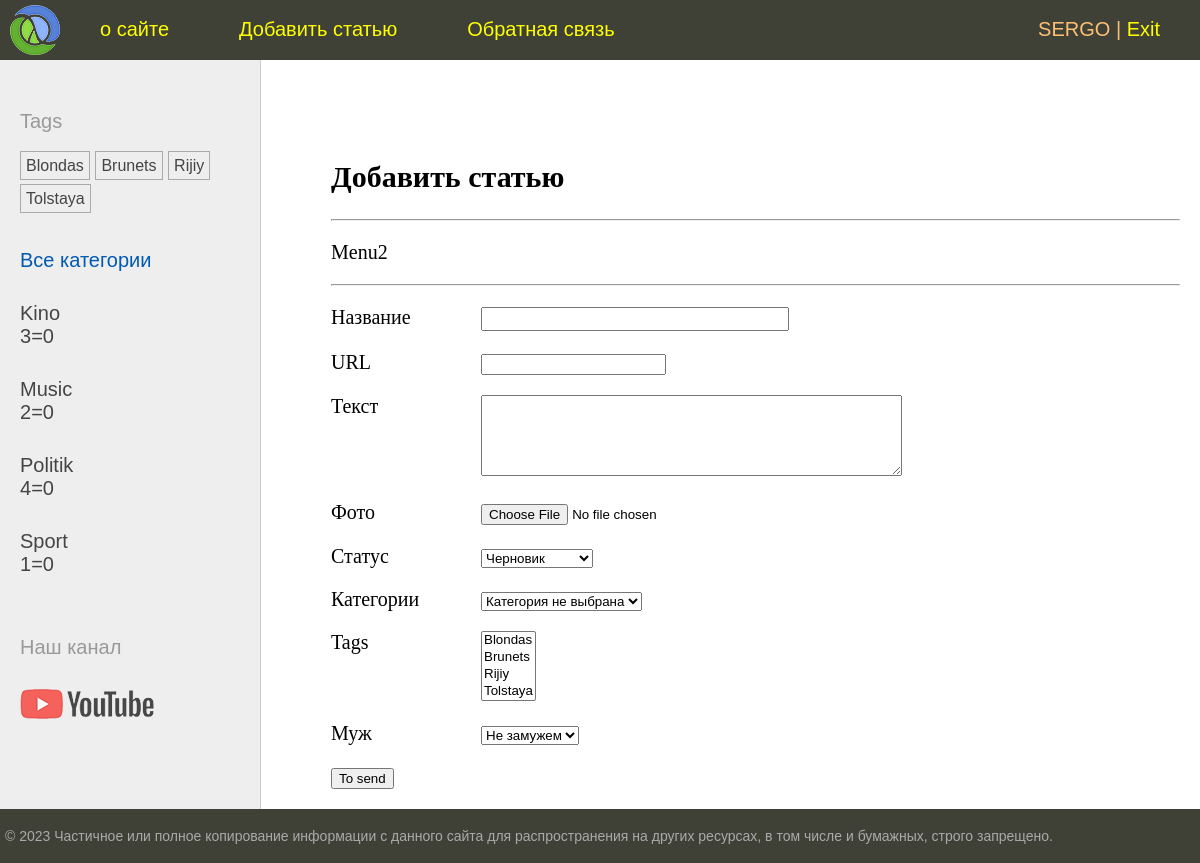
The page /addpage/ (signed in) on the database its author committed.
### users/models.py (models this page shows)
class User(AbstractUser):
    photo=models.ImageField(upload_to="users/%Y/%m/%d",
                blank=True,null=True,verbose_name="Фото")
    date_birth=models.DateTimeField(blank=True,
                null=True,verbose_name="Дата рождения")

### women/models.py (models this page shows)
class TagPost(models.Model):
    tag=models.CharField(max_length=100, db_index=True)
    slug=models.SlugField(max_length=100, db_index=True, unique=True)
    def __str__(self):
        return self.tag
    def get_absolute_url(self):
        return reverse('women:tag', kwargs={'tag_slug':self.slug})

class Category(models.Model):
    name=models.CharField(max_length=100, db_index=True, verbose_name='Название')
    slug=models.SlugField(max_length=100, unique=True, db_index=True)
    class Meta:
        verbose_name='Категорию'
        verbose_name_plural='Категории'
    def __str__(self):
        return self.name
    def get_absolute_url(self):
        return reverse('women:show_category', kwargs={'cat_slug':self.slug})

### women/views.py (the view, shortened to what this page needs)
# urls.py: path('addpage/',views.AddPage.as_view(),name='addpage'),
class AddPage(PermissionRequiredMixin,LoginRequiredMixin, DataMixin, CreateView):
    form_class=AddPostForm
    model=Women
    template_name="women/addpage.html"
    title_page='Добавить статью'
    login_url="/admin/" #переход для неавторизованного пользователя если без него, то LOGIN_URL
    permission_required="women.add_women" #PermissionRequiredMixin dолжны указать разрешение (или итерируемый набор разрешений)

### women/forms.py (shortened to what this page needs)
class AddPostForm(forms.ModelForm):
    cat=forms.ModelChoiceField(queryset=Category.objects.all(),empty_label='Категория не выбрана',label='Категории')
    husband=forms.ModelChoiceField(queryset=Husband.objects.all(),empty_label='Не замужем',label='Муж',required=False)
    class Meta:
        model=Women
        fields=['title','slug','content','photo','is_published','cat','tags','husband']
        widgets={
            'title':forms.TextInput(attrs={'class':'form-input'}),
            'content':forms.Textarea(attrs={'cols':50,'rows':5})
        }
        labels={'slug':'URL'}

### users/context_processors.py (called while the page is built)
def get_women_context(request):
    return {'mainmenu':menu2}

### women/models.py (called while the page is built)
    def __str__(self):
        return self.name

### women/templatetags/women_tags.py (called while the page is built)
@register.inclusion_tag("women/list_categories.html")
def show_categories(cat_selected=0):
    cats=Category.objects.annotate(total=Count('posts')).filter(total__gt=0)
    return {"cats":cats, "cat_selected":cat_selected}

@register.inclusion_tag("women/list_tags.html")
def show_all_tags():
    return {"tags":TagPost.objects.annotate(total=Count("tags")).filter(total__gt=0)}

### women/templates/women/addpage.html (shortened to what this page needs)
{% extends "base.html" %}
{% block content %}
    <h2>{{title}}</h2>
    <hr>
    <p>Menu2</p>
    <hr>
    <form action=""method='post'enctype="multipart/form-data">
        {% for f in form %}
        <p><label for="{{f.id_for_label}}"class='form-label'>{{f.label}}</label>{{f}}</p>
        {% endfor %}
        <button type='submit'>To send</button>
    </form>
{% endblock %}

### templates/base.html (shortened to what this page needs)
{% load static %}
{% load women_tags %}
<!DOCTYPE html>
<html lang="en">
<head>
    <link type="text/css"rel="stylesheet" href="{% static 'women/css/styles.css' %}">
</head>
<body>
    <table class="table-page" border=0 cellpadding="0" cellspacing="0">
    <tr><td valign=top>
    {% block mainmenu %}
        <div class="header">
            <ul id="mainmenu" class="mainmenu">
                <li class="logo"><a href="{% url 'women:index' %}"><div class="logo"></div></a></li>
                {% for m in mainmenu %}
                        <li><a href="{% url m.url_name %}"style="color:yellow">{{m.title}}</a></li>
                {% endfor %}
                {% if user.is_authenticated %}
                    <li class='last'><a href="{% url 'users:profile' %}">{{user.username}}</a> | <a href="{% url 'users:logout_user' %}"style="color:yellow">Exit</a></li>
                {% else %}
                    <li class='last'><a href="{% url 'users:login_user' %}"style="color:yellow">Войти</a> | <a href="{% url 'users:register' %}">Registration</a></li>
                {% endif %}
            </ul>
        </div>
    {% endblock mainmenu %}
    <table class="table-content" border=0 cellpadding="0" cellspacing="0">
    <tr>
        <td valign="top" class="left-chapters">
        <ul id="leftchapters">
            <li>{% show_all_tags %}</li>
            {% if cat_selected == 0 %}
            <li class="selected">Все категории</li>
            {% else %}
            <li><a href="{% url 'women:index' %}">Все категории</a></li>
            {% endif %}
            {% show_categories cat_selected %}
            <li class="share">
            <p>Наш канал</p>
            <a class="share-yt" href="https://www.youtube.com/channel/UClJzWfGWuGJL2t-3dYKcHTA/playlists" target="_blank" rel="nofollow"></a>
            </li>
        </ul>
    </td>
    <td valign="top" class="content">
        <div class="content-text">
    {% block content %}
    {% endblock %}
        </div>
    </td></tr></table>
    </td></tr>
    <tr><td valign=top>
        <div id="footer">
            <p>&copy; 2023 Частичное или полное копирование информации с данного сайта для распространения на других ресурсах, в том числе и бумажных, строго запрещено.</p>
        </div>
    </td></tr></table>
    </body>
    </html>

### women/templates/women/list_tags.html
{% if tags %}
    <p>Tags</p>
    <ul class='tags-list'>
        {% for t in tags %}
            <li><a href="{{t.get_absolute_url}}">{{t.tag}}</a></li>
        {% endfor %}
    </ul>
{% endif %}

### women/templates/women/list_categories.html (shortened to what this page needs)
{% for cat in cats %}
    {% if cat.id == cat_selected %}
        {{cat.id}}={{cat_selected}}
        <li class="selected">LIST: {{cat.name}}</li>
    {% else %}
        <li><a href="{{cat.get_absolute_url}}">{{cat.name}}</a></li>
        {{cat.id}}={{cat_selected}}
    {% endif %}
{% endfor %}

### women/static/women/css/styles.css (style rules this page uses)
html, body { font-family: 'Arial'; margin: 0; padding: 0; height: 100%; width: 100%; color: #444; }
a { color: #0059b2; text-decoration: none; }
.table-page { width: 100%; height: 100%; vertical-align: top; }
.table-page tr { height: 100%; }
.header { background: #3F4137; height: 60px; }
.logo { background: url('../images/logo.png') no-repeat 10px 5px; width: 70px; height: 60px; }
ul.mainmenu { list-style: none; margin: 0; padding: 0; height: 60px; color: #fdc073; font-size: 20px; overflow: hidden; }
ul.mainmenu li { float: left; margin: 18px 40px 0 30px; }
ul.mainmenu li.logo { margin: 0; }
ul.mainmenu li.last { float: right; }
ul.mainmenu li a { color: #fdc073; text-decoration: none; }
.table-content { width: 100%; min-height: 100%; height: 100%; }
.left-chapters { margin: 0; background: #eee; border-right: 1px solid #ccc; }
.left-chapters ul { width: 230px; margin: 0; padding: 20px 10px 10px 20px; list-style: none; font-size: 20px; }
.left-chapters ul li { margin: 30px 0 0 0; color: #999; }
.left-chapters ul li.selected { color: #0059b2; }
.left-chapters ul li a { color: #444; text-decoration: none; }
.left-chapters ul li.share { margin: 60px 0 0 0; }
.left-chapters ul li.share p { margin: 30px 0 30px 0; }
.left-chapters ul li.share a { display: inline-block; width: 40px; height: 40px; margin: 0 20px 0 0; }
.left-chapters ul li.share a.share-yt { width: 100%; height: 30px; background: url('../images/share_yt.png') no-repeat 0 0 }
ul.tags-list { width: 100%; margin: 0; padding: 0; list-style: none; }
ul.tags-list li { margin: 0; padding: 0 0 10px; display: inline-block; }
ul.tags-list li a { padding: 5px; font-size: 16px; border: 1px solid #aaa; }
.content { padding: 40px 20px 20px 40px; width: 100%; box-sizing: border-box; }
.content-text { margin: 60px 0 0 30px; color: #000; font-size: 20px; font-family: Yandex Sans Display Light; }
#footer { box-sizing: border-box; background: #3F4137; padding: 5px; color: #aaa; font-size: 14px; font-family: Verdana, Geneva, Arial, Helvetica; text-align: left; overflow: hidden; }
.form-input { width: 300px; font-size: 16px; }
.form-label { display: inline-block; min-width: 150px; vertical-align: top; }

### rows shown on the page
User: username "SERGO"
TagPost: tag "Blondas"
TagPost: tag "Brunets"
TagPost: tag "Rijiy"
TagPost: tag "Tolstaya"
Category: name "Kino", id "3", cat_selected "0"
Category: name "Music", id "2", cat_selected "0"
Category: name "Politik", id "4", cat_selected "0"
Category: name "Sport", id "1", cat_selected "0"

### other values the page prints
{{ m.title }} "о сайте" "Добавить статью" "Обратная связь"
{{ title }} "Добавить статью"
{{ f.label }} "Название" "URL" "Текст" "Фото" "Статус" "Категории" "Tags" "Муж"
